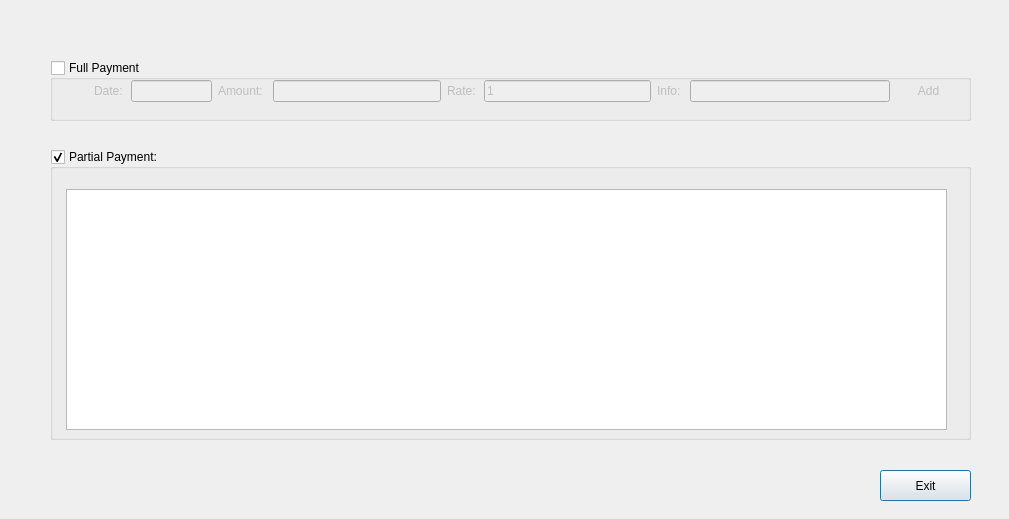
<?xml version="1.0" encoding="UTF-8"?>
<ui version="4.0">
 <class>Form</class>
 <widget class="QDialog" name="Form">
  <property name="geometry">
   <rect>
    <x>0</x>
    <y>0</y>
    <width>1009</width>
    <height>519</height>
   </rect>
  </property>
  <property name="windowTitle">
   <string>Invoice Payment</string>
  </property>
  <widget class="QGroupBox" name="full">
   <property name="geometry">
    <rect>
     <x>50</x>
     <y>60</y>
     <width>921</width>
     <height>61</height>
    </rect>
   </property>
   <property name="title">
    <string>Full Payment</string>
   </property>
   <property name="checkable">
    <bool>true</bool>
   </property>
   <property name="checked">
    <bool>false</bool>
   </property>
   <widget class="QLineEdit" name="date">
    <property name="geometry">
     <rect>
      <x>81</x>
      <y>20</y>
      <width>81</width>
      <height>22</height>
     </rect>
    </property>
    <property name="minimumSize">
     <size>
      <width>81</width>
      <height>22</height>
     </size>
    </property>
    <property name="maximumSize">
     <size>
      <width>81</width>
      <height>22</height>
     </size>
    </property>
    <property name="alignment">
     <set>Qt::AlignCenter</set>
    </property>
    <property name="readOnly">
     <bool>true</bool>
    </property>
    <property name="placeholderText">
     <string/>
    </property>
   </widget>
   <widget class="QLineEdit" name="amount">
    <property name="geometry">
     <rect>
      <x>223</x>
      <y>20</y>
      <width>168</width>
      <height>22</height>
     </rect>
    </property>
    <property name="alignment">
     <set>Qt::AlignCenter</set>
    </property>
    <property name="readOnly">
     <bool>true</bool>
    </property>
   </widget>
   <widget class="QLabel" name="label_6">
    <property name="geometry">
     <rect>
      <x>168</x>
      <y>16</y>
      <width>49</width>
      <height>30</height>
     </rect>
    </property>
    <property name="text">
     <string>Amount:</string>
    </property>
   </widget>
   <widget class="QLabel" name="label_8">
    <property name="geometry">
     <rect>
      <x>397</x>
      <y>16</y>
      <width>31</width>
      <height>30</height>
     </rect>
    </property>
    <property name="text">
     <string>Rate:</string>
    </property>
   </widget>
   <widget class="QLabel" name="label">
    <property name="geometry">
     <rect>
      <x>44</x>
      <y>16</y>
      <width>31</width>
      <height>30</height>
     </rect>
    </property>
    <property name="text">
     <string>Date:</string>
    </property>
   </widget>
   <widget class="QLineEdit" name="rate">
    <property name="geometry">
     <rect>
      <x>434</x>
      <y>20</y>
      <width>167</width>
      <height>22</height>
     </rect>
    </property>
    <property name="text">
     <string>1</string>
    </property>
   </widget>
   <widget class="QLabel" name="label_7">
    <property name="geometry">
     <rect>
      <x>607</x>
      <y>16</y>
      <width>27</width>
      <height>30</height>
     </rect>
    </property>
    <property name="text">
     <string>Info:</string>
    </property>
   </widget>
   <widget class="QToolButton" name="add">
    <property name="geometry">
     <rect>
      <x>846</x>
      <y>16</y>
      <width>65</width>
      <height>30</height>
     </rect>
    </property>
    <property name="styleSheet">
     <string notr="true"/>
    </property>
    <property name="text">
     <string>Add</string>
    </property>
    <property name="icon">
     <iconset resource="../app/icons.qrc">
      <normaloff>:/new</normaloff>:/new</iconset>
    </property>
    <property name="iconSize">
     <size>
      <width>24</width>
      <height>24</height>
     </size>
    </property>
    <property name="toolButtonStyle">
     <enum>Qt::ToolButtonTextBesideIcon</enum>
    </property>
    <property name="autoRaise">
     <bool>true</bool>
    </property>
   </widget>
   <widget class="QLineEdit" name="info">
    <property name="geometry">
     <rect>
      <x>640</x>
      <y>20</y>
      <width>200</width>
      <height>22</height>
     </rect>
    </property>
    <property name="minimumSize">
     <size>
      <width>200</width>
      <height>22</height>
     </size>
    </property>
    <property name="maximumSize">
     <size>
      <width>200</width>
      <height>22</height>
     </size>
    </property>
    <property name="alignment">
     <set>Qt::AlignCenter</set>
    </property>
   </widget>
  </widget>
  <widget class="QGroupBox" name="partial">
   <property name="geometry">
    <rect>
     <x>50</x>
     <y>149</y>
     <width>921</width>
     <height>291</height>
    </rect>
   </property>
   <property name="title">
    <string>Partial Payment:</string>
   </property>
   <property name="checkable">
    <bool>true</bool>
   </property>
   <property name="checked">
    <bool>true</bool>
   </property>
   <widget class="QTableView" name="view">
    <property name="geometry">
     <rect>
      <x>16</x>
      <y>40</y>
      <width>881</width>
      <height>241</height>
     </rect>
    </property>
    <property name="selectionBehavior">
     <enum>QAbstractItemView::SelectRows</enum>
    </property>
   </widget>
  </widget>
  <widget class="QPushButton" name="pushButton">
   <property name="geometry">
    <rect>
     <x>880</x>
     <y>470</y>
     <width>91</width>
     <height>31</height>
    </rect>
   </property>
   <property name="text">
    <string>Exit</string>
   </property>
  </widget>
 </widget>
 <resources>
  <include location="../app/icons.qrc"/>
 </resources>
 <connections>
  <connection>
   <sender>pushButton</sender>
   <signal>clicked()</signal>
   <receiver>Form</receiver>
   <slot>accept()</slot>
   <hints>
    <hint type="sourcelabel">
     <x>884</x>
     <y>482</y>
    </hint>
    <hint type="destinationlabel">
     <x>800</x>
     <y>474</y>
    </hint>
   </hints>
  </connection>
 </connections>
</ui>
